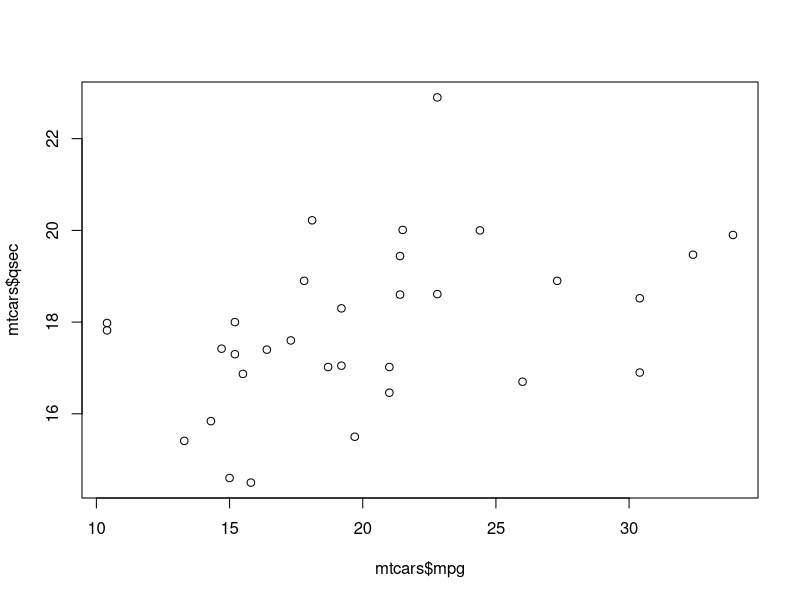

Write R code to recreate this figure.
## ---- chunk 1
knitr::opts_chunk$set(echo = FALSE, warning = FALSE, message = FALSE, dev="cairo_pdf", cache = FALSE)

# THIS IS YOUR SET UP CHUNK. HERE YOU UPLOAD PACKAGES AND DATA
## ---- chunk 2

plot(x = mtcars$mpg, y = mtcars$qsec)

#THIS IS CALLED A CODE CHUNK, WHERE YOU WRITE R, TO MAKE A NEW CODE CHUNK, COPY THIS CODE WITHOUT THE COMMENT. EACH CODE CHUNK MUST HAVE A DIFFERENT NAME

# ```{r CHANGECODECHUNKNAME, fig.cap = "CHANGE FIG CAP"}
#   #WRITE R CODE HERE
# 
# ```



